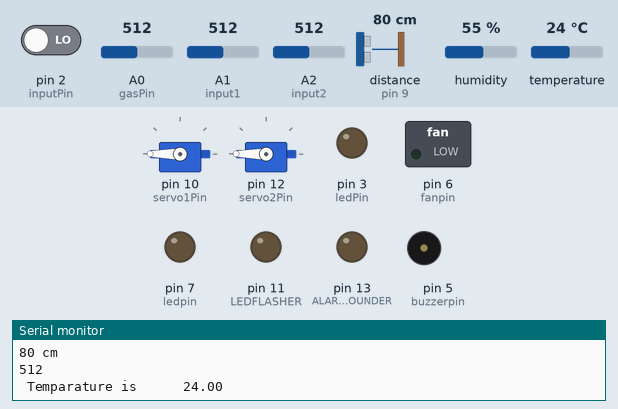
The sketch below on a simulated Arduino Uno, built with avr-gcc and run on an emulated ATmega328P. Shown: 2 × servo, switched loads named in the sketch (green lamp = pin HIGH), output pins drawn as LEDs (lit = HIGH), buzzer (waves = sounding, pin HIGH), the last lines printed to the serial monitor. Wiring (inferred from the names in the program): ultrasonic range finder: trigger pin 8; echo pin 9. Dashed ring = blinking. The test bench sets the inputs (shaded band); at power-on: distance to the obstacle (sensor on pin 9) 80 cm, temperature 24 °C, A1 (input1) = 512, humidity 55 %, pin 2 (inputPin) LOW, A0 (gasPin) = 512, A2 (input2) = 512. The echo pulse lasts 58.3 µs per cm; pins used as bus, display or sensor lines are not drawn.

Above: at 1.2 s.
1.3 s: distance to the obstacle (sensor on pin 9) set to 4 cm
At 2.0 s:
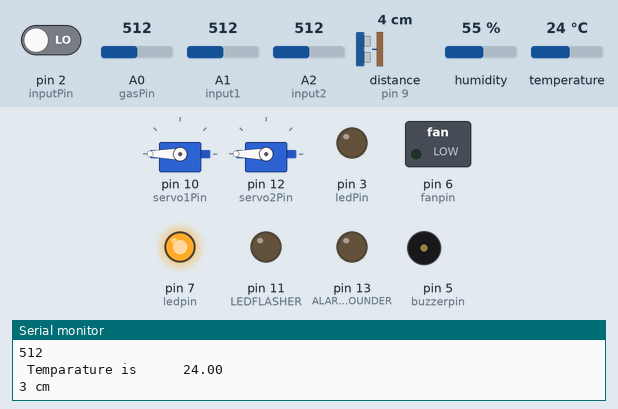
4.3 s: temperature set to 28 °C
At 5.6 s:
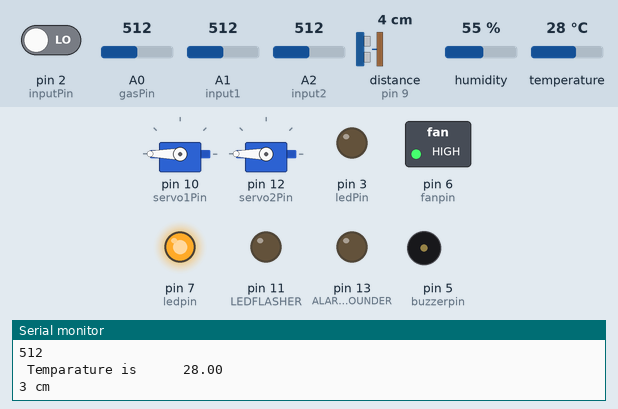
5.9 s: A1 (input1) set to 984
7.6 s: A1 (input1) set to 1017
At 9.1 s:
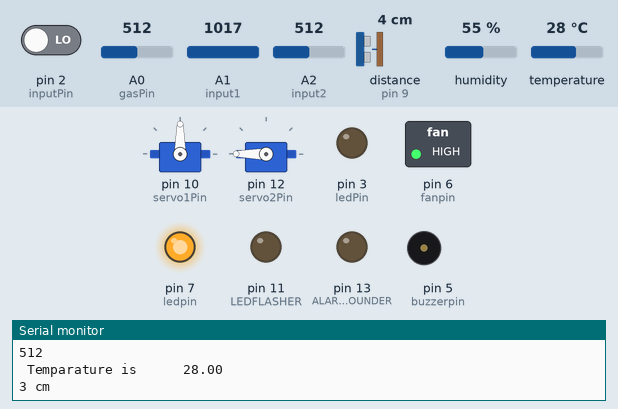
10.0 s: humidity set to 62 %
11.7 s: humidity set to 66 %
At 12.9 s:
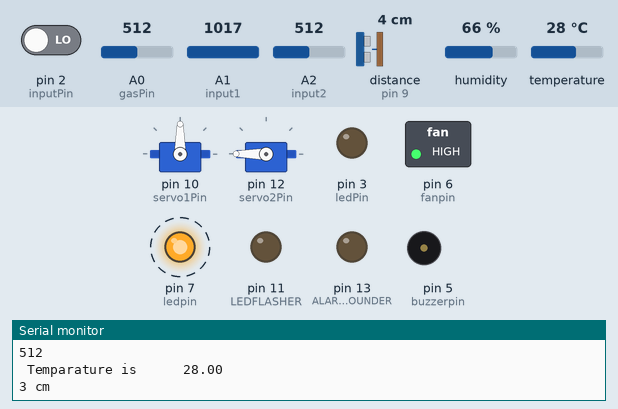
Timing chart, 0 to 15.7 s (numbered marks = the images above; inputs shaded):
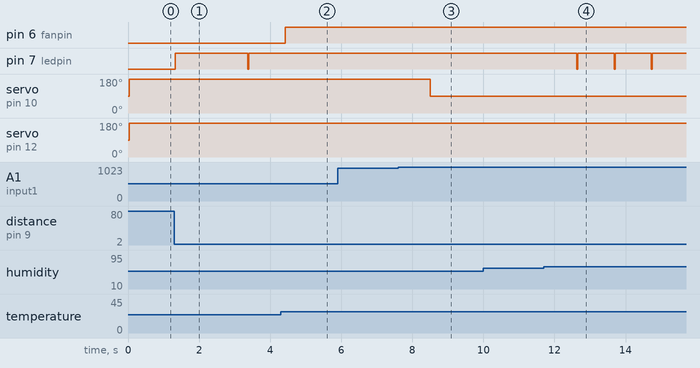

Measured:
- the behaviour switches between 999 and 1000 on A1 (input1) (found by bisection; images 2 and 3)
- the behaviour switches between 63 and 64 % on humidity (found by bisection; images 3 and 4)
- after the input at 1.3 s, pin 7 (ledpin): LOW → HIGH at once, → LOW 2.1 s later, → HIGH 0.03 s later
- after the input at 4.3 s, pin 6 (fanpin): LOW → HIGH after 0.12 s; pin 7 (ledpin): stops changing and stays HIGH
- after the input at 7.6 s, servo on pin 10 (servo1Pin): 180° → 90° after 0.90 s
- after the input at 11.7 s, pin 7 (ledpin): alternates HIGH for 1.0 s and LOW for 0.03 s, starting after 0.93 s

The sketch:

Test_Smart_Home.ino
```cpp
//PIR
int ledPin=3;   // led on garag
int inputPin=2;  // conect to Data pin on PIR
int pirState=LOW;
int val=0;


//DHT11
#include<dht.h>
dht DHT;
#define DHT11_PIN 4
int buzzerpin=5; //buzzer is conected on arduino pin 5
int fanpin=6; // fan is conected on arduino pin 6

//Ultrasonic
int ledpin=7; // //led is conected on arduino pin 7
int trigC=8;   //trig pin at center  ultrasonic
int echoC=9;   //echo pin at  center ultrasonic
long durationC ; // value of time center ultrasonic
long distanceC ; // value of distance center ultrasonic

//Servo Motor
#include <Servo.h>
int servo1Pin = 10;
int input1 = A1;
int garag_door=0;
Servo Servo1;

int servo2Pin = 12;
int input2 = A2;
int front_door=0;
Servo Servo2;


// Gas Sensor
const int gasPin = A0; //GAS sensor output pin to Arduino analog A0 pin
int Y= 0;
#define LEDFLASHER 11
#define ALARMSOUNDER 13
int i = 0;
int val1 = LOW;
int pre_val = LOW;
int state = 0;


//--------------------------------------------------


void setup() {
  // PIR
  pinMode(ledPin,OUTPUT);
  pinMode(inputPin,INPUT);

  // DHT11
  pinMode(fanpin,OUTPUT); //define fan pin as output
  pinMode(buzzerpin,OUTPUT); // define buzzer pin as output

  //Ultrasonic
  pinMode(trigC,OUTPUT); //define trig pin as output
  pinMode(echoC,INPUT);   //define echo pin as input
  pinMode(ledpin,OUTPUT);

  // Servo Motor
  Servo1.attach(servo1Pin);
  pinMode(garag_door,INPUT);

  Servo2.attach(servo2Pin);
  pinMode(front_door,INPUT);

  //Gas Sensor
    pinMode(LEDFLASHER, OUTPUT);
    pinMode(ALARMSOUNDER, OUTPUT);

  // to print Value on Serial Monitor
  Serial.begin(9600);
}

void loop() {
  val = digitalRead(inputPin);


  // PIR
  PIR();

  // DHT11
  DHT11();

  //ultra
  ultra();

  //Servo
  servo1();
  servo2();

  // Gas
  Gas();

}

void PIR (){

if (val == 1 )
  {
    digitalWrite (ledPin,HIGH);
    delay(100);
  }
  else
  {
    digitalWrite (ledPin,LOW);
  }
}

//---------------------------------------------------

void DHT11(){
  int chk = DHT.read11(DHT11_PIN);

  Serial.print(" Temparature is      ");
  Serial.println(DHT.temperature);

  if (DHT.temperature>30)
  {
  alarm(); // start alarm if no reading form sensor
  return;
  }

//cheak if temperature
  if (DHT.temperature>26)
// if it greater than 27 turn on  the fan
  {
  digitalWrite(fanpin,HIGH);
  return;
  }
// if it less than or equal 22 turn off the fan
  else if (DHT.temperature <= 22 )
  {
  digitalWrite(fanpin,LOW);
  }
}

//----------------------------------------------------


void alarm()
{
  digitalWrite(buzzerpin,HIGH);
  delay(500);
  digitalWrite(buzzerpin,LOW);
  delay(1000);
  digitalWrite(buzzerpin,HIGH);
  delay(500);
  digitalWrite(buzzerpin,LOW);
}

//-----------------------------------------------------


void ultra(){
  ultrasonicC () ;
  if(distanceC >= 200 || distanceC <= 0)
{
    Serial.println("Out of range");
}
  else {
    Serial.print(distanceC);
    Serial.println(" cm");
}
  if (distanceC <= 3 && distanceC >= 0 )
  {
    digitalWrite(ledpin,HIGH);
    delay(1000);
  }
  else
  {
    digitalWrite(ledpin,LOW);
  }
}

//-----------------------------------------------------


//ultrasonic operating function
void ultrasonicC ()
{
  digitalWrite(trigC, LOW); // turn off trig from sending any sound wave
  delayMicroseconds(2); // wait 2 micro second
  digitalWrite(trigC, HIGH); //turn on trig and send a sound wave
  delayMicroseconds(10); // delay 2 micro second
  digitalWrite(trigC, LOW); //trun off trig
  durationC = pulseIn(echoC, HIGH); // measure time for sound wave to come back
  distanceC = durationC / 58; //equation to calculate the distance from mesured time and fixed sound speed in air
}


//---------------------------------------------------------

//Servo Motor 1
void servo1()
{
  garag_door = analogRead(input1);
  if (garag_door >= 1000 )
   {
    // Make servo go to 0 degrees
   Servo1.write(90);
   }
   else
    {
   Servo1.write(180);

}
}


//Servo Motor 1
void servo2()
{
  garag_door = analogRead(input2);
  if (front_door >= 1000)
   {
    // Make servo go to 0 degrees
   Servo2.write(90);
   }
   else if(front_door == 0)
   {
   Servo2.write(180);

}
}
// Gas Sensor

  void Gas()
  {
    Y= analogRead(gasPin);
  Serial.println(analogRead(gasPin));
  if(Y<5)
  {
    Alarm();
  }
      else
    {
        analogWrite(ALARMSOUNDER, 0);
        analogWrite(LEDFLASHER, 0);
    }
  }


////Alarm

void Alarm(){

        for(i = 0; i < 255; i = i + 2)
        {
            analogWrite(LEDFLASHER, i);
            analogWrite(ALARMSOUNDER, i);
            delay(10);
        }
        for(i = 255; i > 1; i = i - 2)
        {
            analogWrite(LEDFLASHER, i);
            analogWrite(ALARMSOUNDER, i);
            delay(5);
        }
        for(i = 1; i <= 10; i++)
        {
            analogWrite(LEDFLASHER, 255);
            analogWrite(ALARMSOUNDER, 200);
            delay(100);
            analogWrite(LEDFLASHER, 0);
            analogWrite(ALARMSOUNDER, 25);
            delay(100);
        }

    pre_val = val1;
}
```
